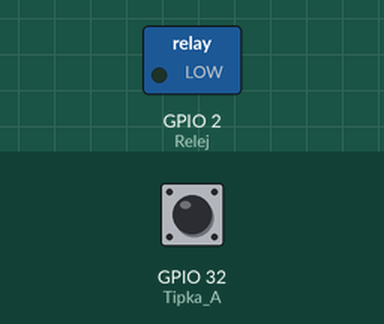
This sketch was run on a simulated ESP32. Parts: switched loads named in the sketch (green lamp = pin HIGH). The inputs (shaded band) are chosen by the test bench; at power-on: GPIO 32 (Tipka_A) HIGH.

Above: at 1.2 s.
1.3 s: GPIO 32 (Tipka_A) pulled LOW for 0.15 s
At 1.37 s:
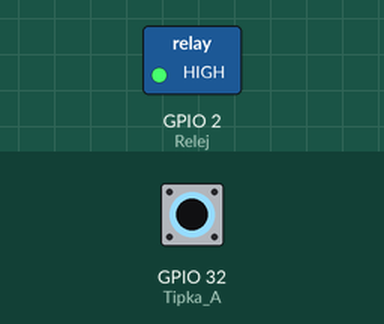
2.9 s: GPIO 32 (Tipka_A) pulled LOW for 3.2 s
At 6.9 s:
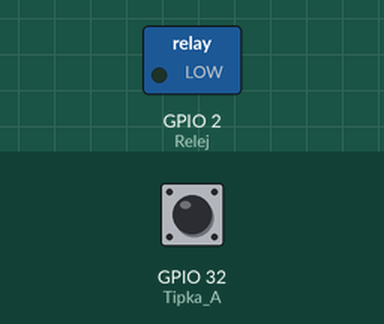
Timing chart, 0 to 8.4 s (numbered marks = the images above; inputs shaded):
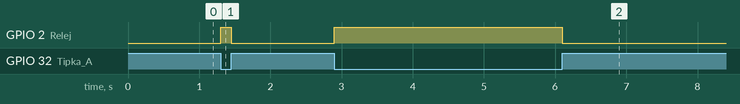

The sketch:

ploca_s_relejima.ino
```cpp
//////////////////////////////////////////////////////////////////////////////////
////////////////////////////////////17.12.2020.////////////////////////////////////
////////IZRADIO://////IVOR///S.///////////////////////////////////////////////////
//////////////////////////////////////////////////////////////////////////////////
//////////////////////////////////////////////////////////////////////////////////
////Pritiskim na tipku A s Project X plocice//////////////////////////////////////
////Ukljucuje se relej i trosilo spojeno na njega/////////////////////////////////
//////////////////////////////////////////////////////////////////////////////////
//////////////////////////////////////////////////////////////////////////////////
//////////////////////////////////////////////////////////////////////////////////

#define Tipka_A 32							        // Tipka A na pločici
#define Relej 2								          // Relej spojite na pin 5, pin 2 koristimo
                                        // kao demo za upravljanje plavom LED-icom
void setup() {
	pinMode(Tipka_A, INPUT_PULLUP);			  // Tipka A definirana kao ulaz
	pinMode(Relej, OUTPUT);					      // Relej definiran kao izlaz
}

void loop() {
	if(digitalRead(Tipka_A)) {            // Ocitavanje stanja tipke A
		digitalWrite(Relej, LOW);           // Ako je tipka pritisnuta
	}                                     // Ukljucen relej
  else {                                // Ako nije pritisnuta tipka
    digitalWrite(Relej, HIGH);          // Relej iskljucen
  }
}
```

Measured:
- after the input at 1.3 s, GPIO 2 (Relej): LOW → HIGH at once, → LOW 0.15 s later
- after the input at 2.9 s, GPIO 2 (Relej): LOW → HIGH at once, → LOW 3.2 s later
